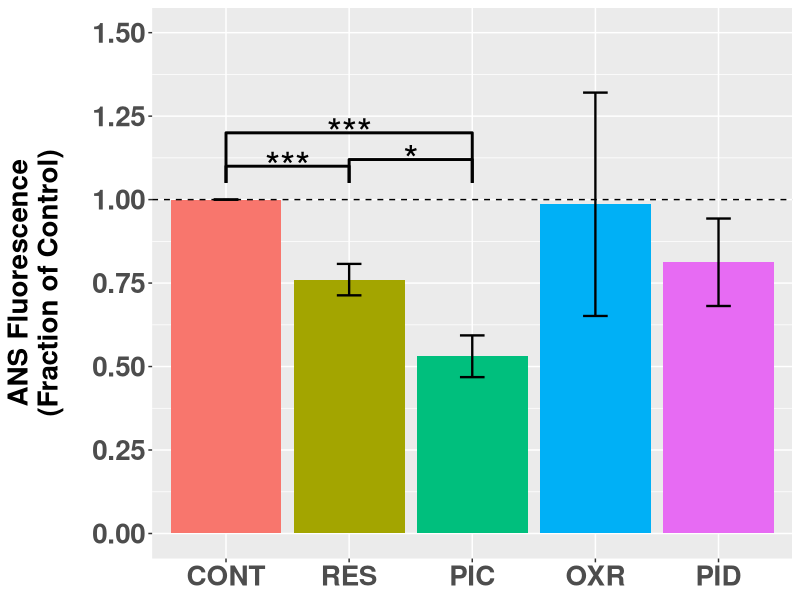

R code for this plot:
library(ggplot2)
library(tidyverse)
library(plotrix)
col_CONT <- "#F8766D"
col_RES <- "#A3A500"
col_PIC <- "#00BF7D"
col_OXR <- "#00B0F6"
col_PID <- "#E76BF3"

data <- data.frame(
  c(0.99999, 0.9999998, 1.000000, 1.00000001, 1.000000),
  c(0.8838, 0.7836, 0.6908,NA, 0.6833),
  c(0.3098, 0.5366, 0.5071, 0.6422, 0.6583),
  c(0.8732, 0.5079, 1.4487, 1.9918, 0.1083),
  c(0.7817, 1.0721, 0.7777, 1.0718, 0.3583)
)
colnames(data) <- c('CONT','RES', 'PIC', 'OXR', 'PID')

data2 <- 
  data %>%
  gather(key='Sample')


data_avg <-
  data2 %>%
  group_by(Sample) %>%
  summarise(avg=mean(value, na.rm=TRUE))
data_sem <-
  data2 %>%
  group_by(Sample) %>%
  summarise(sem=std.error(value, na.rm=TRUE))
data_summary <-
  data_avg %>%
  inner_join(data_sem, by=c("Sample"))

data_summary$Sample <- factor(data_summary$Sample, levels=c("CONT","RES",'PIC','OXR','PID'))

myPalette <- c(col_CONT,col_RES, col_PIC, col_OXR, col_PID)
# Bar graph
ggplot(data_summary) +
  geom_bar(mapping=aes(x=Sample, y=avg,fill=Sample), position="dodge", stat="identity") +
  #scale_alpha_discrete(range=c(0.95, 0.65)) + 
  geom_errorbar(mapping=aes(x=Sample, y=avg,ymax=avg+sem,ymin=avg-sem), size=0.8, width=0.2, position=position_dodge(.9))+
  scale_fill_manual(values=myPalette) + 
  labs(x=NULL, y='ANS Fluorescence\n(Fraction of Control)') +
  theme(axis.text=element_text(face = 'bold',size=20), axis.title=element_text(face = 'bold',size=20),
        legend.position='none', 
        strip.text.x = element_text(size = 20, face='bold'),
        axis.title.y=element_text(margin=margin(0,20,0,0))) +
  geom_hline(yintercept = 1, linetype=2) +
  geom_path(x=c(1,1,1,2,2), y=c(1.05,1.1,1.1,1.1,1.05), size=1) +
  annotate("text", x=1.5, y=1.1, label="***", size=10) + 
  geom_path(x=c(2.0,2.0,3,3,3), y=c(1.05, 1.12, 1.12, 1.12, 1.05), size=1) +
  annotate("text", x=2.5, y=1.12, label="*", size=10) +
  geom_path(x=c(1,1,3,3,3), y=c(1.05,1.2,1.2,1.2,1.05), size=1) +
  annotate("text", x=2, y=1.2, label="***", size=10) +
  scale_y_continuous(limits=c(0, 1.5),breaks=seq(0, 1.5, by = 0.25))